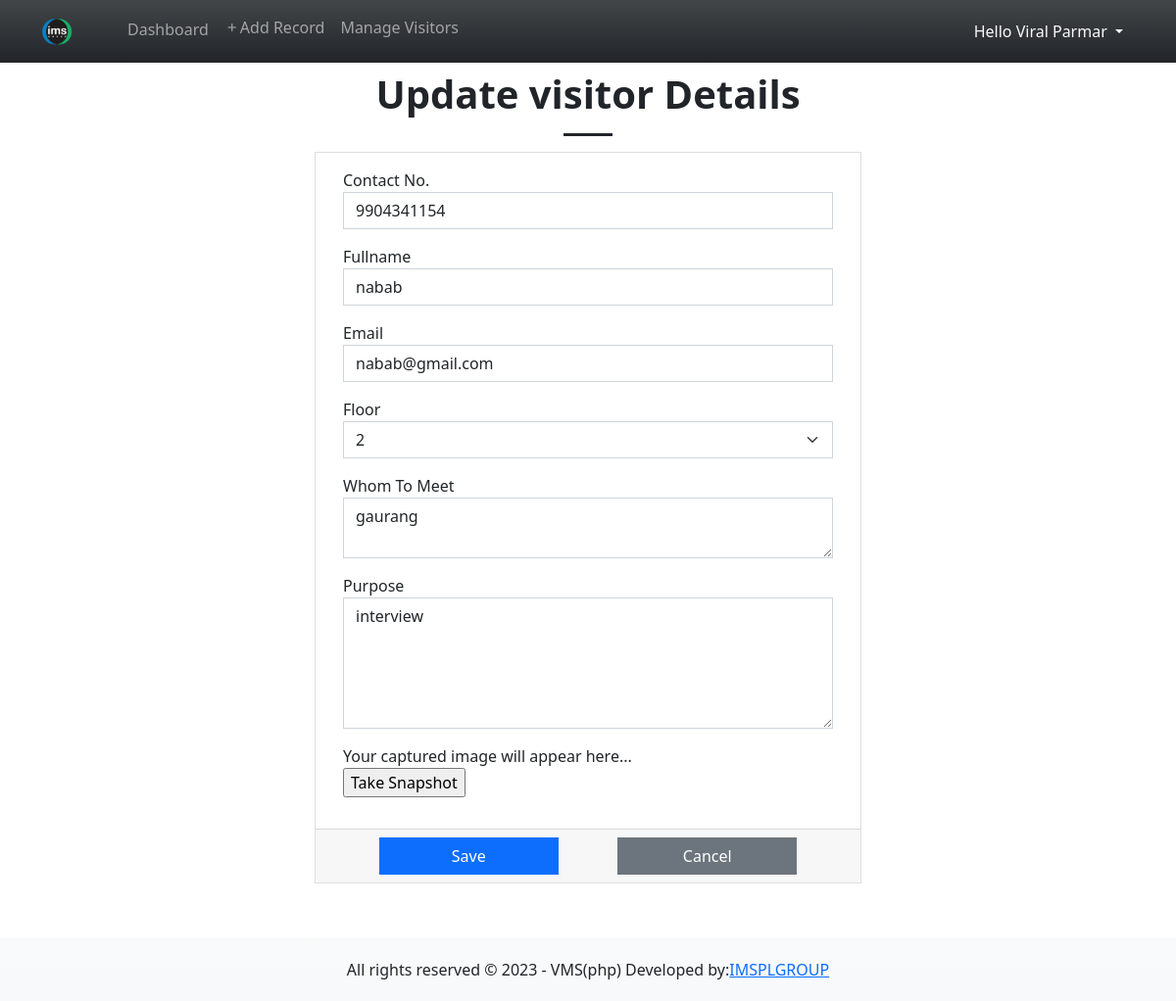
The page /?page=manage_visitor&id=81 (signed in) on the database its author committed.
### tables this page shows
CREATE TABLE `visitor_list` (
            `visitor_id` INTEGER NOT NULL PRIMARY KEY AUTOINCREMENT,
            `user_id` INTEGER NOT NULL,
            `id_number` TEXT NOT NULL,
            `fullname` TEXT NOT NULL,
            `contact` TEXT NOT NULL,
            `email` TEXT NULL,
            `reason` TEXT NULL,
            `remarks` TEXT NULL,
            `status` TINYINT(2) NOT NULL Default 0,
            `date_created` TIMESTAMP DEFAULT CURRENT_TIMESTAMP,
            `date_out` TIMESTAMP NULL DEFAULT NULL, "currentstatus" TEXT, "floornumber" INTEGER, "userimgurl" TEXT,
            FOREIGN KEY(`user_id`) REFERENCES `user_list`(`user_id`)
        );

### manage_visitor.php (the view, shortened to what this page needs)
<?php
if(isset($_GET['id']) && $_GET['id'] > 0){
    $sql = "SELECT * FROM `visitor_list` where `visitor_id` = '{$_GET['id']}' ";
    $query = $conn->query($sql);
    $data = $query->fetchArray();
}
?>
<h1 class="text-center fw-bolder"><?= isset($data['visitor_id']) ? "Update visitor Details" : "Add New visitor" ?></h1>
<hr class="mx-auto opacity-100" style="width:50px;height:3px">
<div class="col-lg-6 col-md-8 col-sm-12 col-12 mx-auto">
    <div class="card rounded-0">
        <div class="card-body">
            <div class="container-fluid">
                <form action="" id="visitor-form">
                    <div class="mb-3">
                        <label for="id_number" class="text-body-tertiary">Contact No.</label>
                        <input type="text" class="form-control contactnumber rounded-0" id="id_number" name="id_number" required="required" autofocus value="<?= $data['id_number'] ?? "" ?>" maxlength="10">
                    </div>
                    <div class="mb-3">
                        <label for="fullname" class="text-body-tertiary">Fullname</label>
                        <input type="text" class="form-control rounded-0" id="fullname" name="fullname" required="required"  value="<?= $data['fullname'] ?? "" ?>">
                    </div>
                    <div class="mb-3">
                        <label for="email" class="text-body-tertiary">Email</label>
                        <input type="email" class="form-control rounded-0" id="email" name="email" value="<?= $data['email'] ?? "" ?>">
                    </div>
                    <div class="mb-3">
                        <label for="contact" class="text-body-tertiary">Floor</label>
                        <select name="contact" id="contact" class="form-select rounded-0" requried>
                            <option value="2" <?= isset($data['contact']) && $data['contact'] == 2 ? "selected" : "" ?>>2</option>
                        </select>
                    </div>
                    <div class="mb-3">
                        <label for="remarks" class="text-body-tertiary">Whom To Meet</label>
                        <textarea rows="2" class="form-control rounded-0" id="remarks" name="remarks" ><?= $data['remarks'] ?? "" ?></textarea>
                    </div>
                    <div class="mb-3">
                        <label for="reason" class="text-body-tertiary">Purpose</label>
                        <textarea rows="5" class="form-control rounded-0" id="reason" name="reason" required="required" ><?= $data['reason'] ?? "" ?></textarea>
                    </div>
                    <div class="mb-3">
                        <div class="d-flex">
                             <div class="d-inline-block mr-3" id="results"> Your captured image will appear here...</div>
                            </div>
                        <input type=button id='Snapshot' value="Take Snapshot" onClick="take_snapshot()">
                     </div>
                </form>
            </div>
        </div>
        <div class="card-footer">
            <div class="row justify-content-evenly">
                <button class="btn col-lg-4 col-md-5 col-sm-12 col-12 btn-primary rounded-0 savebutton" form="visitor-form">Save</button>
                <a class="btn col-lg-4 col-md-5 col-sm-12 col-12 btn-secondary rounded-0" href='./?page=visitor'>Cancel</a>
            </div>
        </div>
    </div>
</div>

### css/custom.css (style rules this page uses)
html, body { margin: unset; height: 100%; width: 100%; overflow-x: hidden; }
body { padding-bottom:5em; }

### rows shown on the page
visitor_list: id_number "9904341154", fullname "nabab", email "nabab@gmail.com", contact "2", remarks "gaurang", reason "interview"

### other values the page prints
$_SESSION['fullname'] "Viral Parmar"
